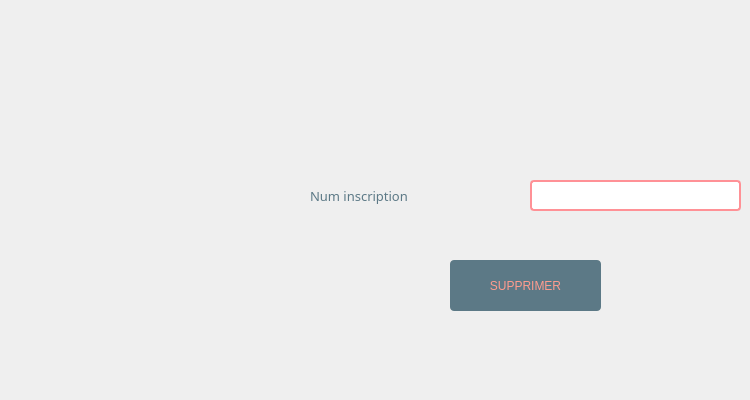
         <widget class="QWidget" name="tab_16">
          <attribute name="title">
           <string>Supression etudiant donné</string>
          </attribute>
          <widget class="QLabel" name="label_9">
           <property name="geometry">
            <rect>
             <x>310</x>
             <y>150</y>
             <width>231</width>
             <height>91</height>
            </rect>
           </property>
           <property name="font">
            <font>
             <family>Segoe UI Black</family>
             <pointsize>10</pointsize>
             <weight>10</weight>
             <italic>false</italic>
             <bold>false</bold>
            </font>
           </property>
           <property name="styleSheet">
            <string notr="true">color: rgb(92, 121, 134);</string>
           </property>
           <property name="text">
            <string>Num inscription</string>
           </property>
          </widget>
          <widget class="QLineEdit" name="ni_supp">
           <property name="geometry">
            <rect>
             <x>530</x>
             <y>180</y>
             <width>211</width>
             <height>31</height>
            </rect>
           </property>
           <property name="styleSheet">
            <string notr="true">color: rgb(92, 121, 134);
font: 10pt &quot;Tw Cen MT Condensed Extra Bold&quot;;
border: 2px solid rgb(255, 145, 150);
border-radius: 4px;
</string>
           </property>
          </widget>
          <widget class="QPushButton" name="supprimer">
           <property name="geometry">
            <rect>
             <x>450</x>
             <y>260</y>
             <width>151</width>
             <height>51</height>
            </rect>
           </property>
           <property name="styleSheet">
            <string notr="true">color: rgb(67, 87, 97);
selection-color: rgb(255, 255, 255);
selection-color: rgb(85, 170, 255);
selection-color: rgb(255, 114, 94);
selection-background-color: rgb(158, 109, 96);
selection-color: qlineargradient(spread:pad, x1:0, y1:0, x2:1, y2:0, stop:0 rgba(0, 0, 0, 255), stop:1 rgba(255, 255, 255, 255));
color: qlineargradient(spread:pad, x1:0, y1:0, x2:1, y2:0, stop:0 rgba(0, 0, 0, 255), stop:1 rgba(255, 255, 255, 255));
border-bottom-color: rgb(157, 109, 96);
alternate-background-color: rgb(156, 107, 94);
color: rgb(255, 156, 142);
background-color: rgb(255, 156, 142);
border-radius: 4px;
font: 87 12pt &quot;Segoe UI Black&quot;;
background-color: rgb(92, 121, 134);</string>
           </property>
           <property name="text">
            <string>SUPPRIMER</string>
           </property>
          </widget>
          <widget class="QLabel" name="erreurni_supp">
           <property name="geometry">
            <rect>
             <x>530</x>
             <y>210</y>
             <width>211</width>
             <height>20</height>
            </rect>
           </property>
           <property name="styleSheet">
            <string notr="true">color: rgb(255, 156, 142);
font: 87 9pt &quot;Segoe UI Black&quot;;
</string>
           </property>
           <property name="text">
            <string/>
           </property>
          </widget>
          <widget class="QLabel" name="sucess_sup">
           <property name="geometry">
            <rect>
             <x>390</x>
             <y>300</y>
             <width>281</width>
             <height>91</height>
            </rect>
           </property>
           <property name="font">
            <font>
             <family>Segoe UI Black</family>
             <pointsize>20</pointsize>
             <weight>10</weight>
             <italic>false</italic>
             <bold>false</bold>
            </font>
           </property>
           <property name="styleSheet">
            <string notr="true">color: rgb(92, 121, 134);
font: 87 20pt &quot;Segoe UI Black&quot;;
</string>
           </property>
           <property name="text">
            <string/>
           </property>
          </widget>
         </widget>
